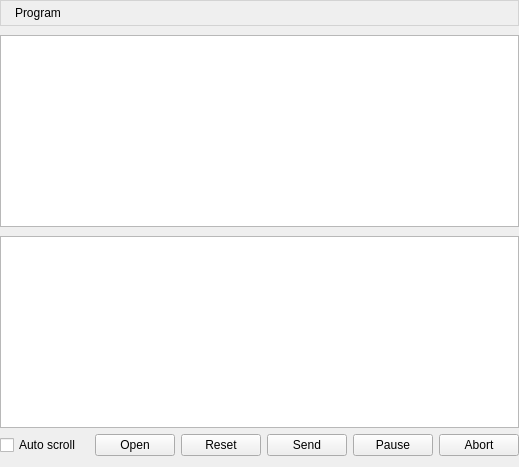
  <widget class="QWidget" name="centralWidget">
   <layout class="QVBoxLayout" name="verticalLayout_23">
    <property name="spacing">
     <number>0</number>
    </property>
    <property name="leftMargin">
     <number>0</number>
    </property>
    <property name="topMargin">
     <number>0</number>
    </property>
    <property name="rightMargin">
     <number>0</number>
    </property>
    <item>
     <widget class="QLabel" name="grpProgram">
      <property name="styleSheet">
       <string notr="true">QLabel {
	padding: 5 0 5 11;
	background-color: palette(window);
	border: 1px solid lightgray;
}

QLabel[overrided=&quot;true&quot;] {
	color: red;
}

QLabel[overrided=&quot;false&quot;] {
	color: palette(windowtext);
}</string>
      </property>
      <property name="text">
       <string>Program</string>
      </property>
     </widget>
    </item>
    <item>
     <widget class="QWidget" name="widgetProgram" native="true">
      <layout class="QVBoxLayout" name="verticalLayout_17">
       <property name="leftMargin">
        <number>0</number>
       </property>
       <property name="rightMargin">
        <number>0</number>
       </property>
       <property name="bottomMargin">
        <number>0</number>
       </property>
       <item>
        <layout class="QVBoxLayout" name="verticalLayout_21">
         <property name="spacing">
          <number>9</number>
         </property>
         <item>
          <widget class="QTableView" name="tblProgram">
           <property name="font">
            <font>
             <pointsize>9</pointsize>
            </font>
           </property>
           <property name="contextMenuPolicy">
            <enum>Qt::ContextMenuPolicy::CustomContextMenu</enum>
           </property>
           <property name="editTriggers">
            <set>QAbstractItemView::EditTrigger::AnyKeyPressed|QAbstractItemView::EditTrigger::DoubleClicked|QAbstractItemView::EditTrigger::EditKeyPressed|QAbstractItemView::EditTrigger::SelectedClicked</set>
           </property>
           <property name="selectionMode">
            <enum>QAbstractItemView::SelectionMode::ContiguousSelection</enum>
           </property>
           <property name="selectionBehavior">
            <enum>QAbstractItemView::SelectionBehavior::SelectRows</enum>
           </property>
           <property name="gridStyle">
            <enum>Qt::PenStyle::DashLine</enum>
           </property>
           <attribute name="horizontalHeaderMinimumSectionSize">
            <number>50</number>
           </attribute>
           <attribute name="horizontalHeaderHighlightSections">
            <bool>false</bool>
           </attribute>
           <attribute name="verticalHeaderVisible">
            <bool>false</bool>
           </attribute>
          </widget>
         </item>
         <item>
          <widget class="QTableView" name="tblHeightMap">
           <property name="alternatingRowColors">
            <bool>true</bool>
           </property>
           <property name="selectionMode">
            <enum>QAbstractItemView::SelectionMode::SingleSelection</enum>
           </property>
           <property name="gridStyle">
            <enum>Qt::PenStyle::DashLine</enum>
           </property>
           <attribute name="horizontalHeaderVisible">
            <bool>false</bool>
           </attribute>
           <attribute name="horizontalHeaderDefaultSectionSize">
            <number>60</number>
           </attribute>
           <attribute name="horizontalHeaderHighlightSections">
            <bool>false</bool>
           </attribute>
           <attribute name="verticalHeaderVisible">
            <bool>false</bool>
           </attribute>
          </widget>
         </item>
        </layout>
       </item>
       <item>
        <layout class="QHBoxLayout" name="horizontalLayout_4">
         <item>
          <widget class="QCheckBox" name="chkAutoScrollGCode">
           <property name="text">
            <string>Auto scroll</string>
           </property>
          </widget>
         </item>
         <item>
          <spacer name="spacerBot_2">
           <property name="orientation">
            <enum>Qt::Orientation::Horizontal</enum>
           </property>
           <property name="sizeHint" stdset="0">
            <size>
             <width>8</width>
             <height>20</height>
            </size>
           </property>
          </spacer>
         </item>
         <item>
          <widget class="QPushButtonWithMenu" name="cmdFileOpen">
           <property name="text">
            <string>Open</string>
           </property>
          </widget>
         </item>
         <item>
          <widget class="QPushButton" name="cmdFileReset">
           <property name="text">
            <string>Reset</string>
           </property>
          </widget>
         </item>
         <item>
          <widget class="QPushButtonWithMenu" name="cmdFileSend">
           <property name="sizePolicy">
            <sizepolicy hsizetype="Minimum" vsizetype="Minimum">
             <horstretch>0</horstretch>
             <verstretch>0</verstretch>
            </sizepolicy>
           </property>
           <property name="baseSize">
            <size>
             <width>93</width>
             <height>0</height>
            </size>
           </property>
           <property name="text">
            <string>Send</string>
           </property>
          </widget>
         </item>
         <item>
          <widget class="QPushButton" name="cmdFilePause">
           <property name="text">
            <string>Pause</string>
           </property>
           <property name="checkable">
            <bool>true</bool>
           </property>
          </widget>
         </item>
         <item>
          <widget class="QPushButton" name="cmdFileAbort">
           <property name="text">
            <string>Abort</string>
           </property>
          </widget>
         </item>
        </layout>
       </item>
      </layout>
     </widget>
    </item>
   </layout>
  </widget>
